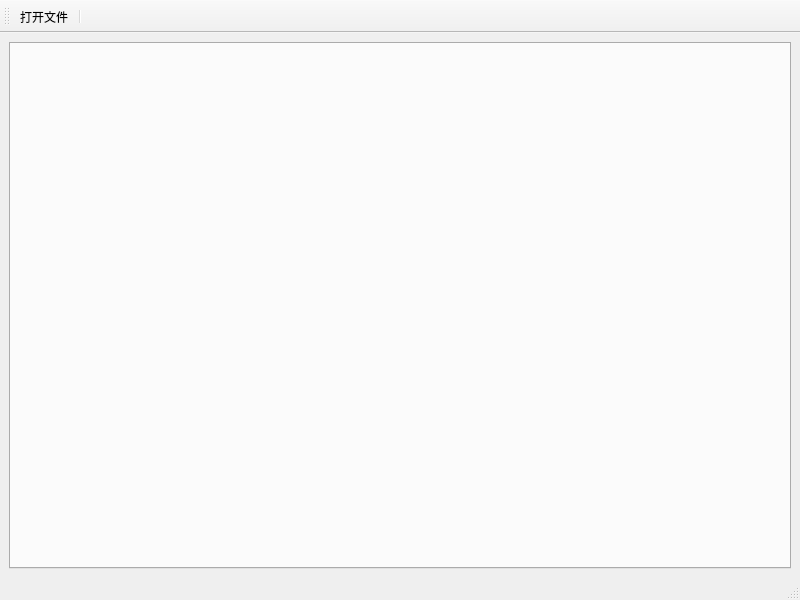
<?xml version="1.0" encoding="UTF-8"?>
<ui version="4.0">
 <class>SET_MAINWINDOW</class>
 <widget class="QMainWindow" name="SET_MAINWINDOW">
  <property name="geometry">
   <rect>
    <x>0</x>
    <y>0</y>
    <width>800</width>
    <height>600</height>
   </rect>
  </property>
  <property name="windowTitle">
   <string>MainWindow</string>
  </property>
  <widget class="QWidget" name="centralwidget">
   <layout class="QHBoxLayout" name="horizontalLayout">
    <item>
     <widget class="QTabWidget" name="tabWidget"/>
    </item>
   </layout>
  </widget>
  <widget class="QMenuBar" name="menubar">
   <property name="geometry">
    <rect>
     <x>0</x>
     <y>0</y>
     <width>800</width>
     <height>26</height>
    </rect>
   </property>
  </widget>
  <widget class="QStatusBar" name="statusbar"/>
  <widget class="QToolBar" name="toolBar">
   <property name="windowTitle">
    <string>toolBar</string>
   </property>
   <property name="toolButtonStyle">
    <enum>Qt::ToolButtonTextUnderIcon</enum>
   </property>
   <attribute name="toolBarArea">
    <enum>TopToolBarArea</enum>
   </attribute>
   <attribute name="toolBarBreak">
    <bool>false</bool>
   </attribute>
   <addaction name="action_openfile"/>
   <addaction name="separator"/>
  </widget>
  <action name="action_openfile">
   <property name="icon">
    <iconset resource="rec.qrc">
     <normaloff>:/images/images/Doc.ico</normaloff>:/images/images/Doc.ico</iconset>
   </property>
   <property name="text">
    <string>打开文件</string>
   </property>
   <property name="toolTip">
    <string>打开一个定值单文件</string>
   </property>
  </action>
 </widget>
 <resources>
  <include location="rec.qrc"/>
 </resources>
 <connections/>
</ui>
